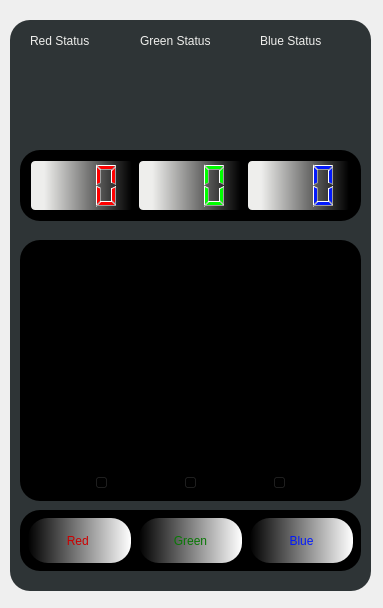
<?xml version="1.0" encoding="UTF-8"?>
<ui version="4.0">
 <class>Dialog</class>
 <widget class="QDialog" name="Dialog">
  <property name="windowModality">
   <enum>Qt::ApplicationModal</enum>
  </property>
  <property name="geometry">
   <rect>
    <x>0</x>
    <y>0</y>
    <width>383</width>
    <height>608</height>
   </rect>
  </property>
  <property name="sizePolicy">
   <sizepolicy hsizetype="Fixed" vsizetype="Fixed">
    <horstretch>0</horstretch>
    <verstretch>0</verstretch>
   </sizepolicy>
  </property>
  <property name="windowTitle">
   <string>Arduino Led Control MD Harrington</string>
  </property>
  <property name="styleSheet">
   <string notr="true">color: rgb(238, 238, 236);</string>
  </property>
  <property name="modal">
   <bool>false</bool>
  </property>
  <widget class="QFrame" name="mainFrame">
   <property name="geometry">
    <rect>
     <x>10</x>
     <y>20</y>
     <width>361</width>
     <height>571</height>
    </rect>
   </property>
   <property name="styleSheet">
    <string notr="true">background-color: rgb(46, 52, 54);
border-radius:20</string>
   </property>
   <property name="frameShape">
    <enum>QFrame::WinPanel</enum>
   </property>
   <property name="frameShadow">
    <enum>QFrame::Sunken</enum>
   </property>
   <widget class="QFrame" name="frameLcd">
    <property name="geometry">
     <rect>
      <x>10</x>
      <y>130</y>
      <width>341</width>
      <height>71</height>
     </rect>
    </property>
    <property name="styleSheet">
     <string notr="true">background-color: rgb(0, 0, 0);
border-radius:20</string>
    </property>
    <property name="frameShape">
     <enum>QFrame::WinPanel</enum>
    </property>
    <property name="frameShadow">
     <enum>QFrame::Raised</enum>
    </property>
    <layout class="QHBoxLayout" name="horizontalLayout">
     <item>
      <widget class="QLCDNumber" name="lcdRed">
       <property name="styleSheet">
        <string notr="true">background-color: qlineargradient(spread:pad, x1:0, y1:0, x2:1, y2:0, stop:0.129353 rgba(238, 238, 236, 255), stop:0.99005 rgba(0, 0, 0, 255));
font: 14pt &quot;Ubuntu&quot;;
color: rgb(255, 0, 0);
border-radius:4</string>
       </property>
       <property name="digitCount">
        <number>3</number>
       </property>
      </widget>
     </item>
     <item>
      <widget class="QLCDNumber" name="lcdGreen">
       <property name="styleSheet">
        <string notr="true">background-color: qlineargradient(spread:pad, x1:0, y1:0, x2:1, y2:0, stop:0.129353 rgba(238, 238, 236, 255), stop:0.99005 rgba(0, 0, 0, 255));
font: 14pt &quot;Ubuntu&quot;;
color: rgb(0, 255, 0);
border-radius:4</string>
       </property>
       <property name="digitCount">
        <number>3</number>
       </property>
      </widget>
     </item>
     <item>
      <widget class="QLCDNumber" name="lcdBlue">
       <property name="styleSheet">
        <string notr="true">background-color: qlineargradient(spread:pad, x1:0, y1:0, x2:1, y2:0, stop:0.129353 rgba(238, 238, 236, 255), stop:0.99005 rgba(0, 0, 0, 255));
font: 14pt &quot;Ubuntu&quot;;
color: rgb(3, 26, 252);
border-radius:4</string>
       </property>
       <property name="digitCount">
        <number>3</number>
       </property>
      </widget>
     </item>
    </layout>
   </widget>
   <widget class="QFrame" name="frameSlider">
    <property name="geometry">
     <rect>
      <x>10</x>
      <y>220</y>
      <width>341</width>
      <height>261</height>
     </rect>
    </property>
    <property name="styleSheet">
     <string notr="true">background-color: rgb(0, 0, 0);
border-radius:20</string>
    </property>
    <property name="frameShape">
     <enum>QFrame::WinPanel</enum>
    </property>
    <property name="frameShadow">
     <enum>QFrame::Sunken</enum>
    </property>
    <layout class="QHBoxLayout" name="horizontalLayout_2">
     <item>
      <widget class="QSlider" name="sliderRed">
       <property name="styleSheet">
        <string notr="true">background-color:qconicalgradient(cx:0.5, cy:0.5, angle:0, stop:0 rgba(35, 40, 3, 255), stop:0.16 rgba(136, 106, 22, 255), stop:0.225 rgba(166, 140, 41, 255), stop:0.285 rgba(204, 181, 74, 255), stop:0.345 rgba(235, 219, 102, 255), stop:0.415 rgba(245, 236, 112, 255), stop:0.52 rgba(209, 190, 76, 255), stop:0.57 rgba(187, 156, 51, 255), stop:0.635 rgba(168, 142, 42, 255), stop:0.695 rgba(202, 174, 68, 255), stop:0.75 rgba(218, 202, 86, 255), stop:0.815 rgba(208, 187, 73, 255), stop:0.88 rgba(187, 156, 51, 255), stop:0.935 rgba(137, 108, 26, 255), stop:1 rgba(35, 40, 3, 255))</string>
       </property>
       <property name="maximum">
        <number>255</number>
       </property>
       <property name="orientation">
        <enum>Qt::Vertical</enum>
       </property>
       <property name="tickPosition">
        <enum>QSlider::TicksBothSides</enum>
       </property>
       <property name="tickInterval">
        <number>20</number>
       </property>
      </widget>
     </item>
     <item>
      <widget class="QSlider" name="sliderGreen">
       <property name="styleSheet">
        <string notr="true">background-color:qconicalgradient(cx:0.5, cy:0.5, angle:0, stop:0 rgba(35, 40, 3, 255), stop:0.16 rgba(136, 106, 22, 255), stop:0.225 rgba(166, 140, 41, 255), stop:0.285 rgba(204, 181, 74, 255), stop:0.345 rgba(235, 219, 102, 255), stop:0.415 rgba(245, 236, 112, 255), stop:0.52 rgba(209, 190, 76, 255), stop:0.57 rgba(187, 156, 51, 255), stop:0.635 rgba(168, 142, 42, 255), stop:0.695 rgba(202, 174, 68, 255), stop:0.75 rgba(218, 202, 86, 255), stop:0.815 rgba(208, 187, 73, 255), stop:0.88 rgba(187, 156, 51, 255), stop:0.935 rgba(137, 108, 26, 255), stop:1 rgba(35, 40, 3, 255))</string>
       </property>
       <property name="maximum">
        <number>255</number>
       </property>
       <property name="orientation">
        <enum>Qt::Vertical</enum>
       </property>
       <property name="tickPosition">
        <enum>QSlider::TicksBothSides</enum>
       </property>
       <property name="tickInterval">
        <number>20</number>
       </property>
      </widget>
     </item>
     <item>
      <widget class="QSlider" name="sliderBlue">
       <property name="styleSheet">
        <string notr="true">background-color:qconicalgradient(cx:0.5, cy:0.5, angle:0, stop:0 rgba(35, 40, 3, 255), stop:0.16 rgba(136, 106, 22, 255), stop:0.225 rgba(166, 140, 41, 255), stop:0.285 rgba(204, 181, 74, 255), stop:0.345 rgba(235, 219, 102, 255), stop:0.415 rgba(245, 236, 112, 255), stop:0.52 rgba(209, 190, 76, 255), stop:0.57 rgba(187, 156, 51, 255), stop:0.635 rgba(168, 142, 42, 255), stop:0.695 rgba(202, 174, 68, 255), stop:0.75 rgba(218, 202, 86, 255), stop:0.815 rgba(208, 187, 73, 255), stop:0.88 rgba(187, 156, 51, 255), stop:0.935 rgba(137, 108, 26, 255), stop:1 rgba(35, 40, 3, 255))</string>
       </property>
       <property name="maximum">
        <number>255</number>
       </property>
       <property name="orientation">
        <enum>Qt::Vertical</enum>
       </property>
       <property name="tickPosition">
        <enum>QSlider::TicksBothSides</enum>
       </property>
       <property name="tickInterval">
        <number>20</number>
       </property>
      </widget>
     </item>
    </layout>
   </widget>
   <widget class="QFrame" name="frameButtons">
    <property name="geometry">
     <rect>
      <x>10</x>
      <y>490</y>
      <width>341</width>
      <height>61</height>
     </rect>
    </property>
    <property name="styleSheet">
     <string notr="true">background-color: rgb(0, 0, 0);
border-radius:20</string>
    </property>
    <property name="frameShape">
     <enum>QFrame::StyledPanel</enum>
    </property>
    <property name="frameShadow">
     <enum>QFrame::Raised</enum>
    </property>
    <layout class="QHBoxLayout" name="horizontalLayout_3">
     <property name="spacing">
      <number>8</number>
     </property>
     <property name="leftMargin">
      <number>8</number>
     </property>
     <property name="topMargin">
      <number>8</number>
     </property>
     <property name="rightMargin">
      <number>8</number>
     </property>
     <property name="bottomMargin">
      <number>8</number>
     </property>
     <item>
      <widget class="QPushButton" name="redButton">
       <property name="sizePolicy">
        <sizepolicy hsizetype="Preferred" vsizetype="Preferred">
         <horstretch>0</horstretch>
         <verstretch>0</verstretch>
        </sizepolicy>
       </property>
       <property name="styleSheet">
        <string notr="true">background-color: qlineargradient(spread:pad, x1:0, y1:0, x2:1, y2:0, stop:0 rgba(0, 0, 0, 255), stop:1 rgba(255, 255, 255, 255));
color: rgb(204, 0, 0);
font: 57 14pt &quot;Ubuntu&quot;;
border-radius:20</string>
       </property>
       <property name="text">
        <string>Red </string>
       </property>
      </widget>
     </item>
     <item>
      <widget class="QPushButton" name="greenButton">
       <property name="sizePolicy">
        <sizepolicy hsizetype="Preferred" vsizetype="Preferred">
         <horstretch>0</horstretch>
         <verstretch>0</verstretch>
        </sizepolicy>
       </property>
       <property name="styleSheet">
        <string notr="true">background-color: qlineargradient(spread:pad, x1:0, y1:0, x2:1, y2:0, stop:0 rgba(0, 0, 0, 255), stop:1 rgba(255, 255, 255, 255));
color: rgb(8, 120, 4);
font: 57 14pt &quot;Ubuntu&quot;;
border-radius:20</string>
       </property>
       <property name="text">
        <string>Green</string>
       </property>
      </widget>
     </item>
     <item>
      <widget class="QPushButton" name="blueButton">
       <property name="sizePolicy">
        <sizepolicy hsizetype="Preferred" vsizetype="Preferred">
         <horstretch>0</horstretch>
         <verstretch>0</verstretch>
        </sizepolicy>
       </property>
       <property name="styleSheet">
        <string notr="true">background-color: qlineargradient(spread:pad, x1:0, y1:0, x2:1, y2:0, stop:0 rgba(0, 0, 0, 255), stop:1 rgba(255, 255, 255, 255));
color: rgb(3, 26, 252);
font: 57 14pt &quot;Ubuntu&quot;;
border-radius:20</string>
       </property>
       <property name="text">
        <string>Blue</string>
       </property>
      </widget>
     </item>
    </layout>
   </widget>
   <widget class="QLabel" name="redLabel">
    <property name="geometry">
     <rect>
      <x>20</x>
      <y>10</y>
      <width>101</width>
      <height>21</height>
     </rect>
    </property>
    <property name="text">
     <string>Red Status</string>
    </property>
   </widget>
   <widget class="QLabel" name="greenLabel">
    <property name="geometry">
     <rect>
      <x>130</x>
      <y>10</y>
      <width>101</width>
      <height>21</height>
     </rect>
    </property>
    <property name="text">
     <string>Green Status</string>
    </property>
   </widget>
   <widget class="QLabel" name="blueLabel">
    <property name="geometry">
     <rect>
      <x>250</x>
      <y>10</y>
      <width>91</width>
      <height>21</height>
     </rect>
    </property>
    <property name="text">
     <string>Blue Status</string>
    </property>
   </widget>
   <widget class="QLabel" name="RledLabel">
    <property name="geometry">
     <rect>
      <x>20</x>
      <y>40</y>
      <width>81</width>
      <height>81</height>
     </rect>
    </property>
    <property name="text">
     <string/>
    </property>
    <property name="pixmap">
     <pixmap resource="iconresc.qrc">:/Statuson.png</pixmap>
    </property>
    <property name="scaledContents">
     <bool>true</bool>
    </property>
   </widget>
   <widget class="QLabel" name="GledLabel">
    <property name="geometry">
     <rect>
      <x>130</x>
      <y>40</y>
      <width>81</width>
      <height>81</height>
     </rect>
    </property>
    <property name="text">
     <string/>
    </property>
    <property name="pixmap">
     <pixmap resource="iconresc.qrc">:/Statuson.png</pixmap>
    </property>
    <property name="scaledContents">
     <bool>true</bool>
    </property>
   </widget>
   <widget class="QLabel" name="BledLabel">
    <property name="geometry">
     <rect>
      <x>250</x>
      <y>40</y>
      <width>81</width>
      <height>81</height>
     </rect>
    </property>
    <property name="text">
     <string/>
    </property>
    <property name="pixmap">
     <pixmap resource="iconresc.qrc">:/Statuson.png</pixmap>
    </property>
    <property name="scaledContents">
     <bool>true</bool>
    </property>
   </widget>
  </widget>
 </widget>
 <layoutdefault spacing="6" margin="11"/>
 <resources>
  <include location="iconresc.qrc"/>
 </resources>
 <connections/>
</ui>
